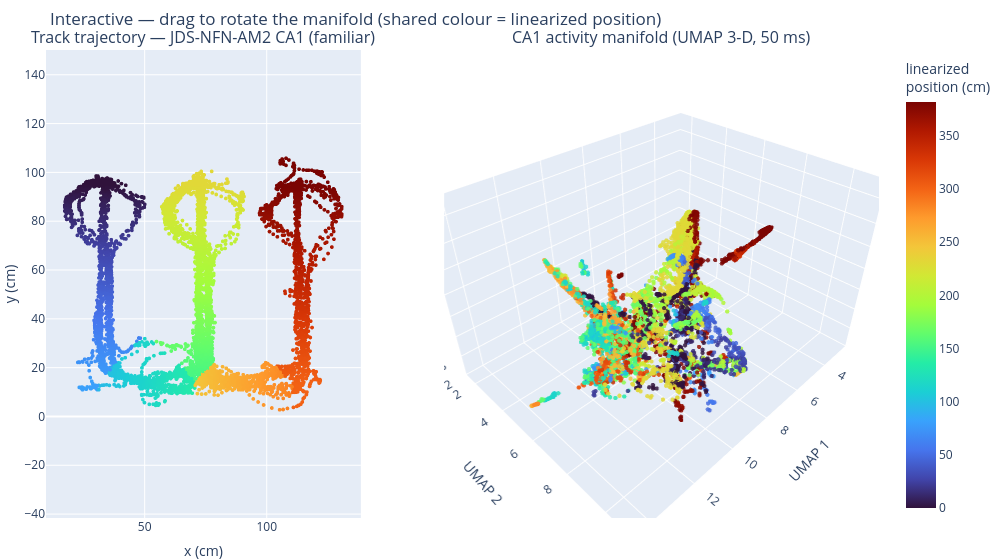

The cell this chart's notebook holds for it:
### Markdown cell above
## 5. Interactive 3-D manifold (plotly)

Same data as section 4, but interactive: **drag to rotate** the UMAP manifold,
scroll to zoom, hover for the linearized position. Both panels share the
Turbo colour map (track location ↔ manifold location). Renders inline in
VS Code / Jupyter.

### Code cell
# Interactive version (plotly): drag the manifold to rotate / zoom.
# Reuses P (2-D track), E (3-D UMAP) and L (linearized position) from section 4.
from plotly.subplots import make_subplots
import plotly.graph_objects as go

fig = make_subplots(
    rows=1, cols=2, column_widths=[0.42, 0.58],
    specs=[[{"type": "xy"}, {"type": "scene"}]],
    subplot_titles=(f"Track trajectory — {SUBJECT} CA1 ({CONDITION})",
                    "CA1 activity manifold (UMAP 3-D, 50 ms)"))
fig.add_trace(go.Scattergl(
    x=P[:, 0], y=P[:, 1], mode="markers",
    marker=dict(size=4, color=L, coloraxis="coloraxis"),
    hovertemplate="x=%{x:.0f}  y=%{y:.0f}<br>lin=%{marker.color:.0f} cm<extra></extra>"),
    row=1, col=1)
fig.add_trace(go.Scatter3d(
    x=E[:, 0], y=E[:, 1], z=E[:, 2], mode="markers",
    marker=dict(size=2.5, color=L, coloraxis="coloraxis", opacity=0.85),
    hovertemplate="UMAP=(%{x:.1f}, %{y:.1f}, %{z:.1f})<br>lin=%{marker.color:.0f} cm<extra></extra>"),
    row=1, col=2)
fig.update_xaxes(title_text="x (cm)", row=1, col=1)
fig.update_yaxes(title_text="y (cm)", scaleanchor="x", row=1, col=1)
fig.update_layout(
    coloraxis=dict(colorscale="Turbo",
                   colorbar=dict(title="linearized<br>position (cm)")),
    scene=dict(xaxis_title="UMAP 1", yaxis_title="UMAP 2", zaxis_title="UMAP 3"),
    width=1000, height=560, margin=dict(l=0, r=0, t=50, b=0), showlegend=False,
    title_text="Interactive — drag to rotate the manifold (shared colour = linearized position)")
fig                                    # display as the cell's last expression

### Figure 1 — Plotly figure (JSON) as saved in the notebook; plotly's stock layout.template omitted (floating-point values rounded to 4 significant figures; data arrays with more than 128 entries replaced by an {"elided": "..."} marker saying what was removed)
{"data": [{"hovertemplate": "x=%{x:.0f}  y=%{y:.0f}<br>lin=%{marker.color:.0f} cm<extra></extra>", "marker": {"color": {"elided": "7314 float values"}, "coloraxis": "coloraxis", "size": 4}, "mode": "markers", "type": "scattergl", "x": {"elided": "7314 float values"}, "xaxis": "x", "y": {"elided": "7314 float values"}, "yaxis": "y"}, {"hovertemplate": "UMAP=(%{x:.1f}, %{y:.1f}, %{z:.1f})<br>lin=%{marker.color:.0f} cm<extra></extra>", "marker": {"color": {"elided": "7314 float values"}, "coloraxis": "coloraxis", "opacity": 0.85, "size": 2.5}, "mode": "markers", "scene": "scene", "type": "scatter3d", "x": {"elided": "7314 float values"}, "y": {"elided": "7314 float values"}, "z": {"elided": "7314 float values"}}], "layout": {"annotations": [{"font": {"size": 16}, "showarrow": false, "text": "Track trajectory — JDS-NFN-AM2 CA1 (familiar)", "x": 0.189, "xanchor": "center", "xref": "paper", "y": 1.0, "yanchor": "bottom", "yref": "paper"}, {"font": {"size": 16}, "showarrow": false, "text": "CA1 activity manifold (UMAP 3-D, 50 ms)", "x": 0.739, "xanchor": "center", "xref": "paper", "y": 1.0, "yanchor": "bottom", "yref": "paper"}], "coloraxis": {"colorbar": {"title": {"text": "linearized<br>position (cm)"}}, "colorscale": [[0.0, "#30123b"], [0.07143, "#4145ab"], [0.1429, "#4675ed"], [0.2143, "#39a2fc"], [0.2857, "#1bcfd4"], [0.3571, "#24eca6"], [0.4286, "#61fc6c"], [0.5, "#a4fc3b"], [0.5714, "#d1e834"], [0.6429, "#f3c63a"], [0.7143, "#fe9b2d"], [0.7857, "#f36315"], [0.8571, "#d93806"], [0.9286, "#b11901"], [1.0, "#7a0402"]]}, "height": 560, "margin": {"b": 0, "l": 0, "r": 0, "t": 50}, "scene": {"domain": {"x": [0.478, 1.0], "y": [0.0, 1.0]}, "xaxis": {"title": {"text": "UMAP 1"}}, "yaxis": {"title": {"text": "UMAP 2"}}, "zaxis": {"title": {"text": "UMAP 3"}}}, "showlegend": false, "title": {"text": "Interactive — drag to rotate the manifold (shared colour = linearized position)"}, "width": 1000, "xaxis": {"anchor": "y", "domain": [0.0, 0.378], "title": {"text": "x (cm)"}}, "yaxis": {"anchor": "x", "domain": [0.0, 1.0], "scaleanchor": "x", "title": {"text": "y (cm)"}}}}
